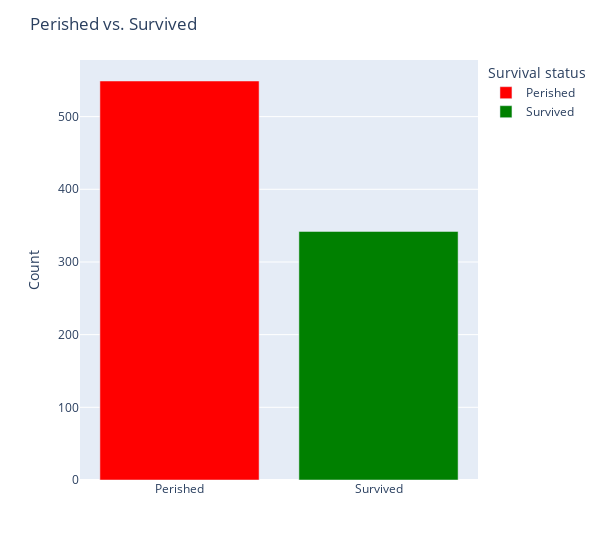

The notebook cell this image was saved under:
### Markdown cell above
### Using plotly

### Code cell
# Using plotly
import plotly.express as px

# Create the figure
fig = (
    df_titanic
    .groupby('Survived')['Survived']
    .count()
    .rename({0: 'Perished', 1: 'Survived'})
    .rename_axis('Survival status')
    .reset_index(name='Count')
    .pipe(px.bar, x='Survival status', y='Count', color='Survival status', color_discrete_sequence=["red", "green"])
    .update_layout(
        title='Perished vs. Survived',
        xaxis_title='',
        width=600
    )
)

# Display the figure
fig.show()

### Figure 1 — Plotly figure (JSON) as saved in the notebook; plotly's stock layout.template omitted (floating-point values rounded to 4 significant figures)
{"data": [{"alignmentgroup": "True", "hovertemplate": "Survival status=%{x}<br>Count=%{y}<extra></extra>", "legendgroup": "Perished", "marker": {"color": "red", "pattern": {"shape": ""}}, "name": "Perished", "offsetgroup": "Perished", "orientation": "v", "showlegend": true, "textposition": "auto", "type": "bar", "x": ["Perished"], "xaxis": "x", "y": [549], "yaxis": "y"}, {"alignmentgroup": "True", "hovertemplate": "Survival status=%{x}<br>Count=%{y}<extra></extra>", "legendgroup": "Survived", "marker": {"color": "green", "pattern": {"shape": ""}}, "name": "Survived", "offsetgroup": "Survived", "orientation": "v", "showlegend": true, "textposition": "auto", "type": "bar", "x": ["Survived"], "xaxis": "x", "y": [342], "yaxis": "y"}], "layout": {"barmode": "relative", "legend": {"title": {"text": "Survival status"}, "tracegroupgap": 0}, "margin": {"t": 60}, "title": {"text": "Perished vs. Survived"}, "width": 600, "xaxis": {"anchor": "y", "categoryarray": ["Perished", "Survived"], "categoryorder": "array", "domain": [0, 1], "title": {"text": ""}}, "yaxis": {"anchor": "x", "domain": [0, 1], "title": {"text": "Count"}}}}
